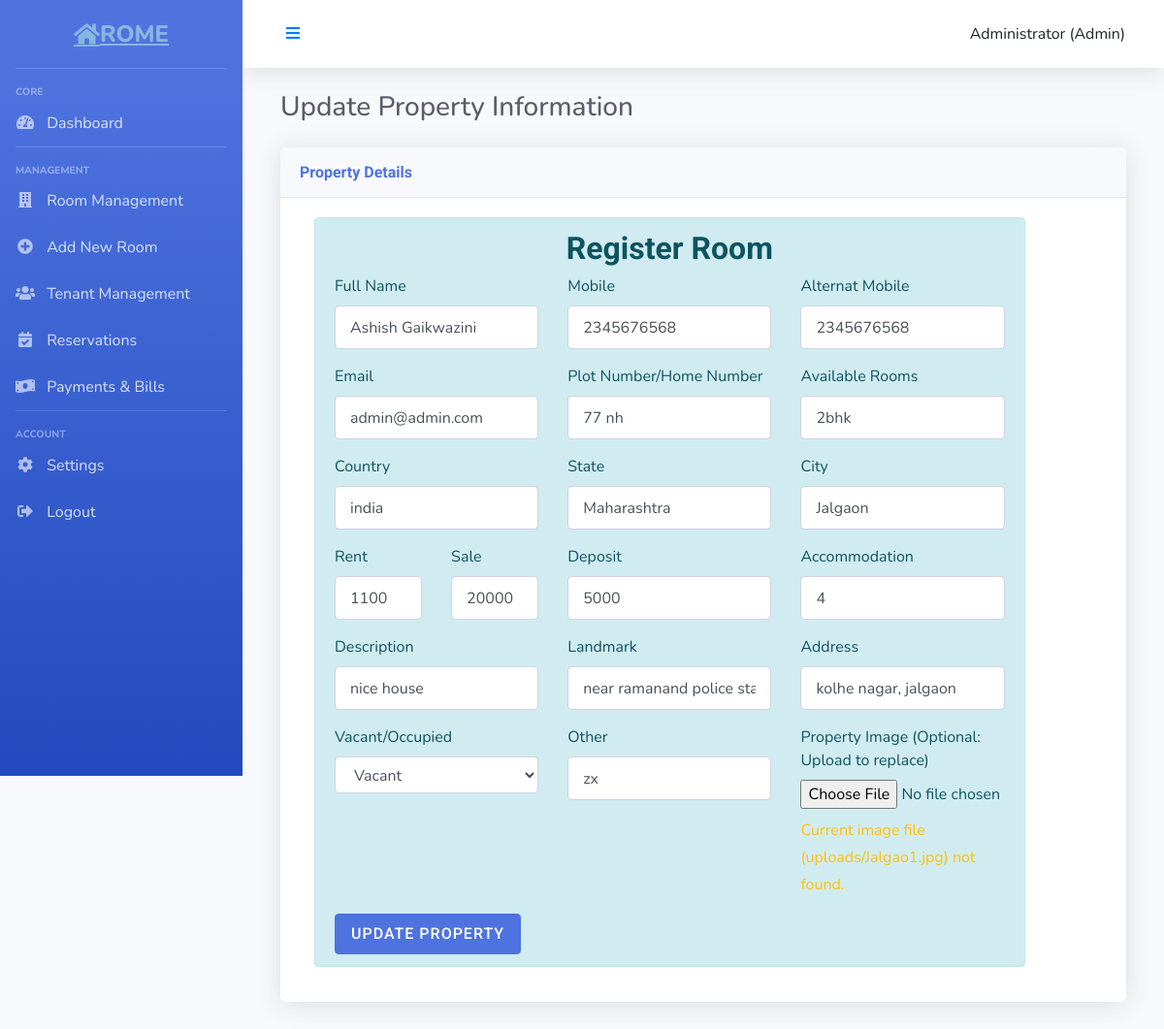
Page /app/update.php?id=13&act=indi (signed in) on the earlier database version.
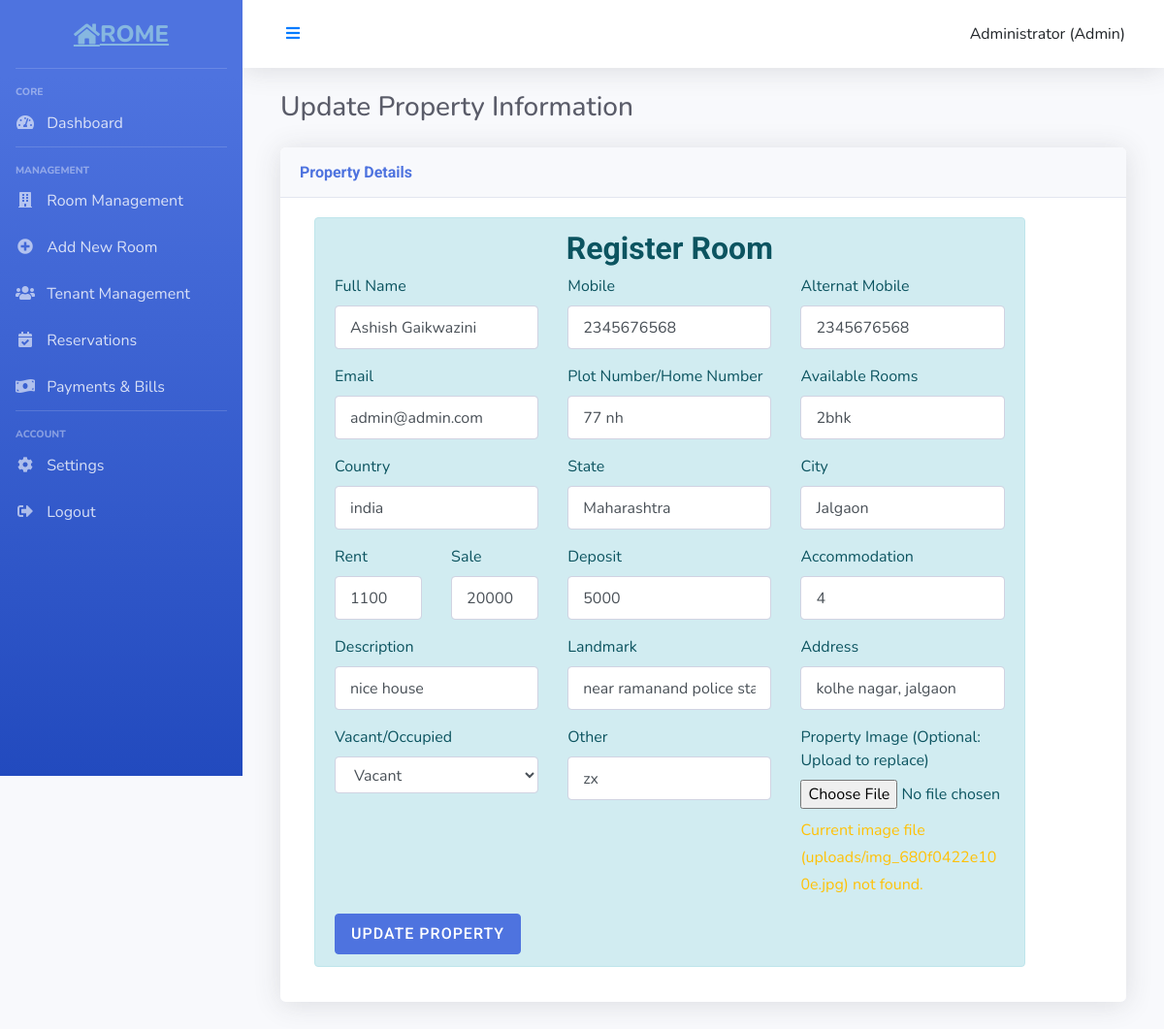
Same page on the later database version.
### tables this page shows
CREATE TABLE `room_rental_registrations` (
  `id` int(10) UNSIGNED NOT NULL,
  `fullname` varchar(191) NOT NULL,
  `mobile` varchar(191) NOT NULL,
  `alternat_mobile` varchar(191) NOT NULL,
  `email` varchar(191) NOT NULL,
  `country` varchar(191) NOT NULL,
  `state` varchar(191) NOT NULL,
  `city` varchar(191) NOT NULL,
  `landmark` varchar(191) NOT NULL,
  `rent` varchar(191) NOT NULL,
  `sale` varchar(190) DEFAULT NULL,
  `deposit` varchar(191) NOT NULL,
  `plot_number` varchar(191) NOT NULL,
  `rooms` varchar(100) DEFAULT NULL,
  `address` varchar(191) NOT NULL,
  `accommodation` varchar(191) NOT NULL,
  `description` varchar(191) NOT NULL,
  `image` longtext DEFAULT NULL,
  `open_for_sharing` varchar(191) DEFAULT NULL,
  `other` varchar(191) DEFAULT NULL,
  `vacant` int(1) NOT NULL DEFAULT 1,
  `created_at` timestamp NULL DEFAULT current_timestamp(),
  `updated_at` timestamp NULL DEFAULT current_timestamp(),
  `user_id` int(10) DEFAULT NULL
);

### app/partials/edit/individaul.php (the view, shortened to what the rows shown need)
<div class="col-md-11 col-xs-12 col-sm-12">
	<div class="alert alert-info" role="alert">
		<h2 class="text-center">Register Room</h2>
		<form action="" method="POST" enctype="multipart/form-data">
  	 <div class="row">
  	 	<div class="col-md-4">
	  	  <div class="form-group">
		    <label for="fullname">Full Name</label>
		    <input type="text" class="form-control" id="fullname" placeholder="Full Name" name="fullname" value="<?php echo $data['fullname']?$data['fullname']:''; ?>" required>
		  </div>
		 </div>
		<div class="col-md-4">
		  <div class="form-group">
		    <label for="mobile">Mobile</label>
		    <input type="text" class="form-control" id="mobile" placeholder="Mobile" name="mobile" value="<?php echo $data['mobile']?$data['mobile']:''; ?>" required>
		  </div>
		 </div>
		<div class="col-md-4">
		  <div class="form-group">
		    <label for="alternat_mobile">Alternat Mobile</label>
		    <input type="text" class="form-control" id="alternat_mobile" placeholder="Alternat Mobile" name="alternat_mobile" value="<?php echo $data['alternat_mobile']?$data['alternat_mobile']:''; ?>">
		  </div>
		</div>
	</div>
	<div class="row">
  	 	<div class="col-md-4">
		  <div class="form-group">
		    <label for="email">Email</label>
		    <input type="email" class="form-control" id="email" placeholder="Email" name="email" value="<?php echo $data['email']?$data['email']:''; ?>" required>
		  </div>
		 </div>
		 <div class="col-md-4">
		  <div class="form-group">
		    <label for="plot_number">Plot Number/Home Number</label>
		    <input type="text" class="form-control" id="plot_number" placeholder="Plot Number/Home Number" name="plot_number" value="<?php echo $data['plot_number']?$data['plot_number']:''; ?>" required>
		  </div>
		 </div>
		 <div class="col-md-4">
		  <div class="form-group">
		    <label for="rooms">Available Rooms</label>
		    <input type="text" class="form-control" id="rooms" placeholder="1BHK/2BHK/3BHK/1RK" name="rooms" value="<?php echo $data['rooms']?$data['rooms']:''; ?>" required>
		  </div>
		 </div>
	</div>
	<div class="row">
		<div class="col-md-4">
	  <div class="form-group">
	    <label for="country">Country</label>
	    <input type="country" class="form-control" id="country" placeholder="Country" name="country" value="<?php echo $data['country']?$data['country']:''; ?>" required>
	  </div>
	  </div>
	  <div class="col-md-4">
	  <div class="form-group">
	    <label for="state">State</label>
	    <input type="state" class="form-control" id="state" placeholder="State" name="state" value="<?php echo $data['state']?$data['state']:''; ?>" required>
	  </div>
	  </div>
	  <div class="col-md-4">
	  <div class="form-group">
	    <label for="city">City</label>
	    <input type="city" class="form-control" id="city" placeholder="City" name="city" value="<?php echo $data['city']?$data['city']:''; ?>" required>
	  </div>
	  </div>
	 </div>
	 <div class="row">
	 	<div class="col-md-2">
	 <div class="form-group">
	    <label for="rent">Rent</label>
	    <input type="rent" class="form-control" id="rent" placeholder="Rent" name="rent" value="<?php echo $data['rent']?$data['rent']:''; ?>" required>
	  </div>
	  </div>
	  <div class="col-md-2">
	 <div class="form-group">
	    <label for="sale">Sale</label>
	    <input type="sale" class="form-control" id="sale" placeholder="Sale" name="sale" value="<?php echo $data['sale']?$data['sale']:''; ?>">
	  </div>
	  </div>
	  <div class="col-md-4">
	  <div class="form-group">
	    <label for="deposit">Deposit</label>
	    <input type="deposit" class="form-control" id="deposit" placeholder="Deposit" name="deposit" value="<?php echo $data['deposit']?$data['deposit']:''; ?>" required>
	  </div>
	  </div>
	  <div class="col-md-4">
	  <div class="form-group">
	    <label for="accommodation">Accommodation</label>
	    <input type="accommodation" class="form-control" id="accommodation" placeholder="Accommodation" name="accommodation" value="<?php echo $data['accommodation']?$data['accommodation']:''; ?>" required>
	  </div>
	  </div>
	  </div>
	   <div class="row">
	 	<div class="col-md-4">
	  <div class="form-group">
	    <label for="description">Description</label>
	    <input type="description" class="form-control" id="description" placeholder="Description" name="description" value="<?php echo $data['description']?$data['description']:''; ?>" required>
	  </div>
	   </div>
	  <div class="col-md-4">
	  <div class="form-group">
	    <label for="landmark">Landmark</label>
	    <input type="landmark" class="form-control" id="landmark" placeholder="landmark" name="landmark" value="<?php echo $data['landmark']?$data['landmark']:''; ?>" required>
	  </div>
	   </div>
	  <div class="col-md-4">
	  <div class="form-group">
	    <label for="address">Address</label>
	    <input type="address" class="form-control" id="address" placeholder="Address" name="address" value="<?php echo $data['address']?$data['address']:''; ?>" required>
	  </div>
	   </div>
	    </div>
	   <div class="row">
	   	<div class="col-4">
	 		 <div class="form-group">
			    <label for="vacant">Vacant/Occupied</label>
			    <select class="form-control" id="vacant" name="vacant">
			      <option value="1" <?php if($data['vacant'] == '1'){echo 'selected';}?>>Vacant</option>
			    </select>
			  </div>
	 	</div>
	 	<div class="col-md-4">
	  <div class="form-group">
	    <label for="other">Other</label>
	    <input type="other" class="form-control" id="other" placeholder="Other" name="other" value="<?php echo $data['other']?$data['other']:''; ?>" required>
	  </div>
	  </div>
	  <div class="col-md-4">
	  <div class="form-group">
			<label for="image">Property Image (Optional: Upload to replace)</label>
			<input type="file" class="form-control-file" id="image" name="image" accept="image/*">
			<?php
				$uploads_dir = '../uploads/';
				if (!empty($data['image'])):
					$image_filename = htmlspecialchars($data['image']);
					$image_path = $uploads_dir . $image_filename;
					if (file_exists($image_path)):
			?>
				<p class="mt-2 mb-0">Current Image:</p>
				<img src="<?php echo $image_path; ?>" alt="Current Property Image" style="max-width: 100px; max-height: 100px; border: 1px solid #ddd; padding: 2px;">
				<input type="hidden" name="current_image" value="<?php echo $image_filename; ?>">
			<?php else: ?>
				<p class="mt-2 mb-0 text-warning">Current image file (<?php echo $image_filename; ?>) not found.</p>
			<?php endif; ?>
			<?php else: ?>
				<p class="mt-2 mb-0 text-muted">No current image.</p>
				<input type="hidden" name="current_image" value="">
			<?php endif; ?>
		</div>
	  </div>
	  </div>
	  <button type="submit" class="btn btn-primary" name='register_individuals' value="register_individuals">Update Property</button>
	</form>
	</div>
	</div>

Differences in the rows shown:
changed room_rental_registrations "Ashish Gaikwazini": image "uploads/Jalgao1.jpg" → "uploads/img_680f0422e100e.jpg"
